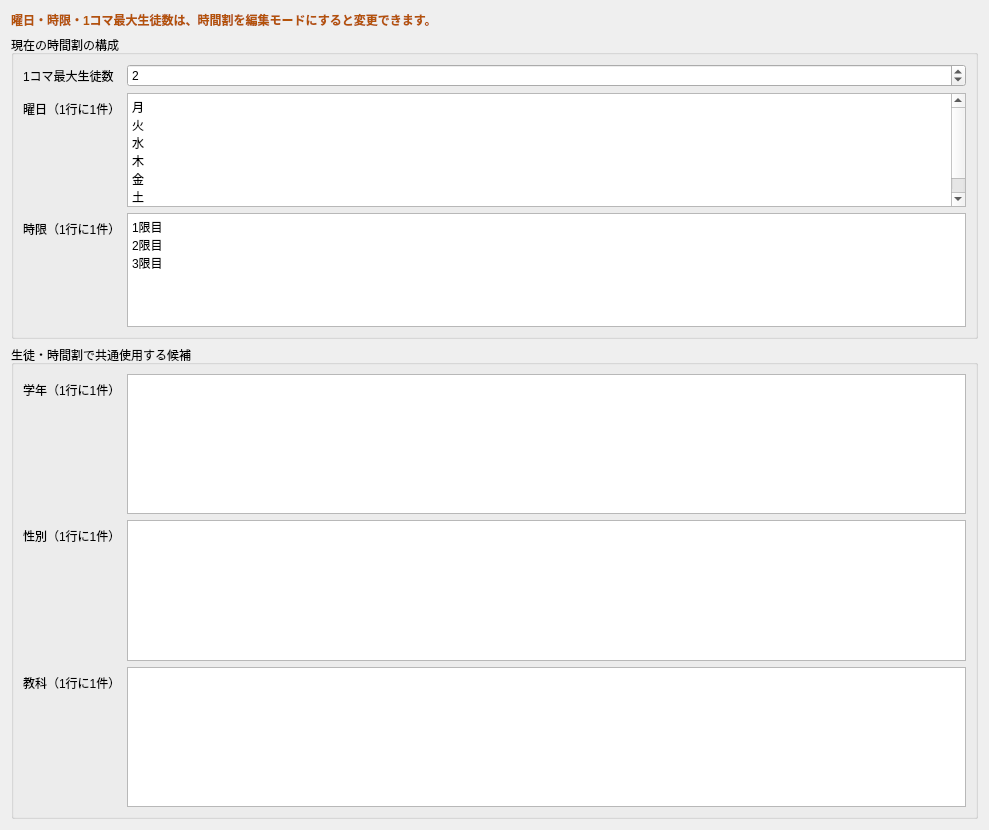
         <widget class="QWidget" name="basicDataScrollAreaContents">
          <property name="geometry">
           <rect>
            <x>0</x>
            <y>0</y>
            <width>989</width>
            <height>830</height>
           </rect>
          </property>
          <layout class="QVBoxLayout" name="basicDataContentsLayout">
           <item>
            <widget class="QLabel" name="scheduleStructureNoticeLabel">
             <property name="styleSheet">
              <string notr="true">color: #b45309; font-weight: bold;</string>
             </property>
             <property name="text">
              <string>曜日・時限・1コマ最大生徒数は、時間割を編集モードにすると変更できます。</string>
             </property>
             <property name="wordWrap">
              <bool>true</bool>
             </property>
            </widget>
           </item>
           <item>
            <widget class="QGroupBox" name="scheduleStructureGroupBox">
             <property name="toolTip">
              <string>現在開いている週の時間割構造を変更します。変更すると元に戻す・やり直し履歴が消えます。</string>
             </property>
             <property name="title">
              <string>現在の時間割の構成</string>
             </property>
             <layout class="QFormLayout" name="scheduleStructureFormLayout">
              <item row="0" column="0">
               <widget class="QLabel" name="maxStudentPerTeacherLabel">
                <property name="text">
                 <string>1コマ最大生徒数</string>
                </property>
               </widget>
              </item>
              <item row="0" column="1">
               <widget class="QSpinBox" name="maxStudentPerTeacherSpinBox">
                <property name="toolTip">
                 <string>講師1人が1コマで担当できる生徒枠数です。現在の時間割全体の行構成に影響します。
デフォルト値: 2</string>
                </property>
                <property name="minimum">
                 <number>1</number>
                </property>
                <property name="maximum">
                 <number>20</number>
                </property>
                <property name="value">
                 <number>2</number>
                </property>
               </widget>
              </item>
              <item row="1" column="0">
               <widget class="QLabel" name="daysLabel">
                <property name="text">
                 <string>曜日（1行に1件）</string>
                </property>
               </widget>
              </item>
              <item row="1" column="1">
               <widget class="QPlainTextEdit" name="daysPlainTextEdit">
                <property name="toolTip">
                 <string>現在の時間割に表示する曜日を上から順に入力します。追加・削除・並べ替えは時間割列の対応に影響します。
デフォルト値: 月、火、水、木、金、土</string>
                </property>
                <property name="plainText">
                 <string>月
火
水
木
金
土</string>
                </property>
               </widget>
              </item>
              <item row="2" column="0">
               <widget class="QLabel" name="periodsLabel">
                <property name="text">
                 <string>時限（1行に1件）</string>
                </property>
               </widget>
              </item>
              <item row="2" column="1">
               <widget class="QPlainTextEdit" name="periodsPlainTextEdit">
                <property name="toolTip">
                 <string>現在の時間割に表示する時限を上から順に入力します。追加・削除・並べ替えは時間割行の対応に影響します。
デフォルト値: 1限目、2限目、3限目</string>
                </property>
                <property name="plainText">
                 <string>1限目
2限目
3限目</string>
                </property>
               </widget>
              </item>
             </layout>
            </widget>
           </item>
           <item>
            <widget class="QGroupBox" name="masterListsGroupBox">
             <property name="title">
              <string>生徒・時間割で共通使用する候補</string>
             </property>
             <layout class="QFormLayout" name="masterListsFormLayout">
              <item row="0" column="0">
               <widget class="QLabel" name="gradesLabel">
                <property name="text">
                 <string>学年（1行に1件）</string>
                </property>
               </widget>
              </item>
              <item row="0" column="1">
               <widget class="QPlainTextEdit" name="gradesPlainTextEdit">
                <property name="toolTip">
                 <string>生徒登録、時間割入力、各種出力の学年候補です。既存データの文字列は自動変換されません。
デフォルト値: 小1〜小6、中1〜中3、高1〜高3、既卒</string>
                </property>
               </widget>
              </item>
              <item row="1" column="0">
               <widget class="QLabel" name="gendersLabel">
                <property name="text">
                 <string>性別（1行に1件）</string>
                </property>
               </widget>
              </item>
              <item row="1" column="1">
               <widget class="QPlainTextEdit" name="gendersPlainTextEdit">
                <property name="toolTip">
                 <string>生徒登録と敬称判定で使う性別候補です。並び順の変更は既存生徒の保存値に影響する場合があります。
デフォルト値: 男性、女性、その他</string>
                </property>
               </widget>
              </item>
              <item row="2" column="0">
               <widget class="QLabel" name="subjectsLabel">
                <property name="text">
                 <string>教科（1行に1件）</string>
                </property>
               </widget>
              </item>
              <item row="2" column="1">
               <widget class="QPlainTextEdit" name="subjectsPlainTextEdit">
                <property name="toolTip">
                 <string>生徒登録、時間割入力、予定表、指導報告書で使う教科候補です。既存データの文字列は自動変換されません。
デフォルト値: 英語、数学、算数、国語、理科、社会</string>
                </property>
               </widget>
              </item>
             </layout>
            </widget>
           </item>
           <item>
            <spacer name="basicDataSpacer">
             <property name="orientation">
              <enum>Qt::Orientation::Vertical</enum>
             </property>
             <property name="sizeHint" stdset="0">
              <size>
               <width>20</width>
               <height>20</height>
              </size>
             </property>
            </spacer>
           </item>
          </layout>
         </widget>
